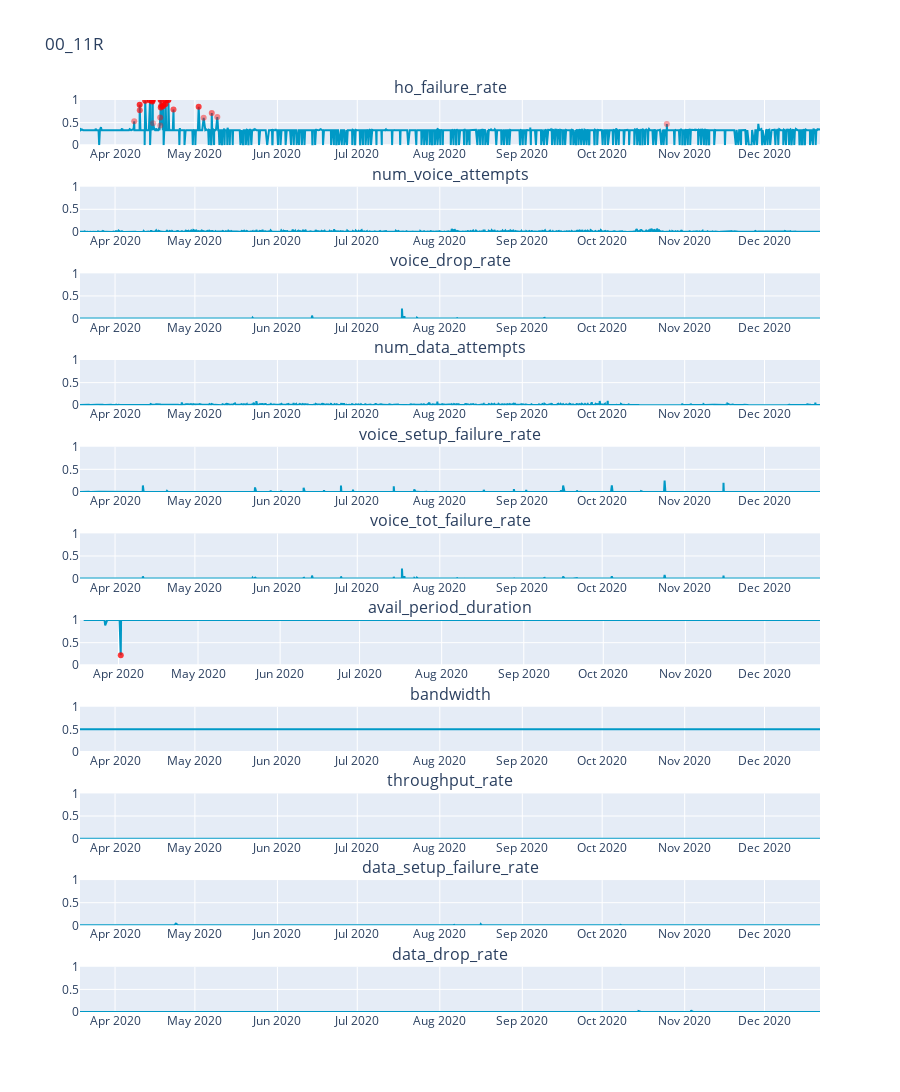

Notebook code for this chart:
### Code cell
plot_results('preds/deepant_all.pkl', '00_11R', threshold=0.3)

### Figure 1 — Plotly figure (JSON) as saved in the notebook; plotly's stock layout.template omitted (floating-point values rounded to 4 significant figures; data arrays with more than 128 entries replaced by an {"elided": "..."} marker saying what was removed)
{"data": [{"line": {"color": "#0099C6"}, "mode": "lines", "showlegend": false, "type": "scatter", "x": {"elided": "1704 str values"}, "xaxis": "x", "y": {"elided": "1704 float values"}, "yaxis": "y"}, {"marker": {"color": ["rgba(255,0,0,0.4294074773788452)", "rgba(255,0,0,0.7916894555091858)", "rgba(255,0,0,0.6247611045837402)", "rgba(255,0,0,0.8224606513977051)", "rgba(255,0,0,0.8871096968650818)", "rgba(255,0,0,0.8085034489631653)", "rgba(255,0,0,0.91269850730896)", "rgba(255,0,0,0.30689185857772827)", "rgba(255,0,0,0.4629388749599457)", "rgba(255,0,0,0.32166460156440735)", "rgba(255,0,0,0.8790410757064819)", "rgba(255,0,0,0.7328293919563293)", "rgba(255,0,0,0.6845740675926208)", "rgba(255,0,0,0.7259243130683899)", "rgba(255,0,0,0.7728438973426819)", "rgba(255,0,0,0.8129338026046753)", "rgba(255,0,0,0.89656001329422)", "rgba(255,0,0,0.8840696215629578)", "rgba(255,0,0,0.6338094472885132)", "rgba(255,0,0,0.7284943461418152)", "rgba(255,0,0,0.4359752833843231)", "rgba(255,0,0,0.5198512673377991)", "rgba(255,0,0,0.4405704140663147)", "rgba(255,0,0,0.35688725113868713)"]}, "mode": "markers", "showlegend": false, "type": "scatter", "x": ["2020-04-08 05:00:00+00:00", "2020-04-10 06:00:00+00:00", "2020-04-10 07:00:00+00:00", "2020-04-12 08:00:00+00:00", "2020-04-14 03:00:00+00:00", "2020-04-15 00:00:00+00:00", "2020-04-15 04:00:00+00:00", "2020-04-15 07:00:00+00:00", "2020-04-17 23:00:00+00:00", "2020-04-18 00:00:00+00:00", "2020-04-18 03:00:00+00:00", "2020-04-18 04:00:00+00:00", "2020-04-18 09:00:00+00:00", "2020-04-19 01:00:00+00:00", "2020-04-19 03:00:00+00:00", "2020-04-19 23:00:00+00:00", "2020-04-20 00:00:00+00:00", "2020-04-21 01:00:00+00:00", "2020-04-22 23:00:00+00:00", "2020-05-02 10:00:00+00:00", "2020-05-04 07:00:00+00:00", "2020-05-07 08:00:00+00:00", "2020-05-09 10:00:00+00:00", "2020-10-25 07:00:00+00:00"], "xaxis": "x", "y": [0.5294, 0.8974, 0.7708, 0.9831, 0.9953, 0.9659, 1, 0.4839, 0.6111, 0.4359, 1, 0.8333, 0.8727, 0.8615, 0.8889, 0.9091, 0.9884, 1, 0.7879, 0.8491, 0.6049, 0.7125, 0.6219, 0.4667], "yaxis": "y"}, {"line": {"color": "#0099C6"}, "mode": "lines", "showlegend": false, "type": "scatter", "x": {"elided": "1704 str values"}, "xaxis": "x2", "y": {"elided": "1704 float values"}, "yaxis": "y2"}, {"line": {"color": "#0099C6"}, "mode": "lines", "showlegend": false, "type": "scatter", "x": {"elided": "1704 str values"}, "xaxis": "x3", "y": {"elided": "1704 float values"}, "yaxis": "y3"}, {"line": {"color": "#0099C6"}, "mode": "lines", "showlegend": false, "type": "scatter", "x": {"elided": "1704 str values"}, "xaxis": "x4", "y": {"elided": "1704 float values"}, "yaxis": "y4"}, {"line": {"color": "#0099C6"}, "mode": "lines", "showlegend": false, "type": "scatter", "x": {"elided": "1704 str values"}, "xaxis": "x5", "y": {"elided": "1704 float values"}, "yaxis": "y5"}, {"line": {"color": "#0099C6"}, "mode": "lines", "showlegend": false, "type": "scatter", "x": {"elided": "1704 str values"}, "xaxis": "x6", "y": {"elided": "1704 float values"}, "yaxis": "y6"}, {"line": {"color": "#0099C6"}, "mode": "lines", "showlegend": false, "type": "scatter", "x": {"elided": "1704 str values"}, "xaxis": "x7", "y": {"elided": "1704 float values"}, "yaxis": "y7"}, {"marker": {"color": ["rgba(255,0,0,0.7616299986839294)"]}, "mode": "markers", "showlegend": false, "type": "scatter", "x": ["2020-04-01 20:00:00+00:00"], "xaxis": "x7", "y": [0.2203], "yaxis": "y7"}, {"line": {"color": "#0099C6"}, "mode": "lines", "showlegend": false, "type": "scatter", "x": {"elided": "1704 str values"}, "xaxis": "x8", "y": {"elided": "1704 float values"}, "yaxis": "y8"}, {"line": {"color": "#0099C6"}, "mode": "lines", "showlegend": false, "type": "scatter", "x": {"elided": "1704 str values"}, "xaxis": "x9", "y": {"elided": "1704 float values"}, "yaxis": "y9"}, {"line": {"color": "#0099C6"}, "mode": "lines", "showlegend": false, "type": "scatter", "x": {"elided": "1704 str values"}, "xaxis": "x10", "y": {"elided": "1704 float values"}, "yaxis": "y10"}, {"line": {"color": "#0099C6"}, "mode": "lines", "showlegend": false, "type": "scatter", "x": {"elided": "1704 str values"}, "xaxis": "x11", "y": {"elided": "1704 float values"}, "yaxis": "y11"}], "layout": {"annotations": [{"font": {"size": 16}, "showarrow": false, "text": "ho_failure_rate", "x": 0.5, "xanchor": "center", "xref": "paper", "y": 1.0, "yanchor": "bottom", "yref": "paper"}, {"font": {"size": 16}, "showarrow": false, "text": "num_voice_attempts", "x": 0.5, "xanchor": "center", "xref": "paper", "y": 0.905, "yanchor": "bottom", "yref": "paper"}, {"font": {"size": 16}, "showarrow": false, "text": "voice_drop_rate", "x": 0.5, "xanchor": "center", "xref": "paper", "y": 0.8099, "yanchor": "bottom", "yref": "paper"}, {"font": {"size": 16}, "showarrow": false, "text": "num_data_attempts", "x": 0.5, "xanchor": "center", "xref": "paper", "y": 0.7149, "yanchor": "bottom", "yref": "paper"}, {"font": {"size": 16}, "showarrow": false, "text": "voice_setup_failure_rate", "x": 0.5, "xanchor": "center", "xref": "paper", "y": 0.6198, "yanchor": "bottom", "yref": "paper"}, {"font": {"size": 16}, "showarrow": false, "text": "voice_tot_failure_rate", "x": 0.5, "xanchor": "center", "xref": "paper", "y": 0.5248, "yanchor": "bottom", "yref": "paper"}, {"font": {"size": 16}, "showarrow": false, "text": "avail_period_duration", "x": 0.5, "xanchor": "center", "xref": "paper", "y": 0.4298, "yanchor": "bottom", "yref": "paper"}, {"font": {"size": 16}, "showarrow": false, "text": "bandwidth", "x": 0.5, "xanchor": "center", "xref": "paper", "y": 0.3347, "yanchor": "bottom", "yref": "paper"}, {"font": {"size": 16}, "showarrow": false, "text": "throughput_rate", "x": 0.5, "xanchor": "center", "xref": "paper", "y": 0.2397, "yanchor": "bottom", "yref": "paper"}, {"font": {"size": 16}, "showarrow": false, "text": "data_setup_failure_rate", "x": 0.5, "xanchor": "center", "xref": "paper", "y": 0.1446, "yanchor": "bottom", "yref": "paper"}, {"font": {"size": 16}, "showarrow": false, "text": "data_drop_rate", "x": 0.5, "xanchor": "center", "xref": "paper", "y": 0.04959, "yanchor": "bottom", "yref": "paper"}], "height": 2200, "title": {"text": "00_11R"}, "xaxis": {"anchor": "y", "domain": [0, 1], "range": ["2020-03-18 20:00:00+00:00", "2020-12-21 20:00:00+00:00"]}, "xaxis10": {"anchor": "y10", "domain": [0, 1]}, "xaxis11": {"anchor": "y11", "domain": [0, 1]}, "xaxis2": {"anchor": "y2", "domain": [0, 1]}, "xaxis3": {"anchor": "y3", "domain": [0, 1]}, "xaxis4": {"anchor": "y4", "domain": [0, 1]}, "xaxis5": {"anchor": "y5", "domain": [0, 1]}, "xaxis6": {"anchor": "y6", "domain": [0, 1]}, "xaxis7": {"anchor": "y7", "domain": [0, 1]}, "xaxis8": {"anchor": "y8", "domain": [0, 1]}, "xaxis9": {"anchor": "y9", "domain": [0, 1]}, "yaxis": {"anchor": "x", "domain": [0.9504, 1.0], "range": [0, 1]}, "yaxis10": {"anchor": "x10", "domain": [0.09504, 0.1446], "range": [0, 1]}, "yaxis11": {"anchor": "x11", "domain": [0, 0.04959], "range": [0, 1]}, "yaxis2": {"anchor": "x2", "domain": [0.8554, 0.905], "range": [0, 1]}, "yaxis3": {"anchor": "x3", "domain": [0.7603, 0.8099], "range": [0, 1]}, "yaxis4": {"anchor": "x4", "domain": [0.6653, 0.7149], "range": [0, 1]}, "yaxis5": {"anchor": "x5", "domain": [0.5702, 0.6198], "range": [0, 1]}, "yaxis6": {"anchor": "x6", "domain": [0.4752, 0.5248], "range": [0, 1]}, "yaxis7": {"anchor": "x7", "domain": [0.3802, 0.4298], "range": [0, 1]}, "yaxis8": {"anchor": "x8", "domain": [0.2851, 0.3347], "range": [0, 1]}, "yaxis9": {"anchor": "x9", "domain": [0.1901, 0.2397], "range": [0, 1]}}}
